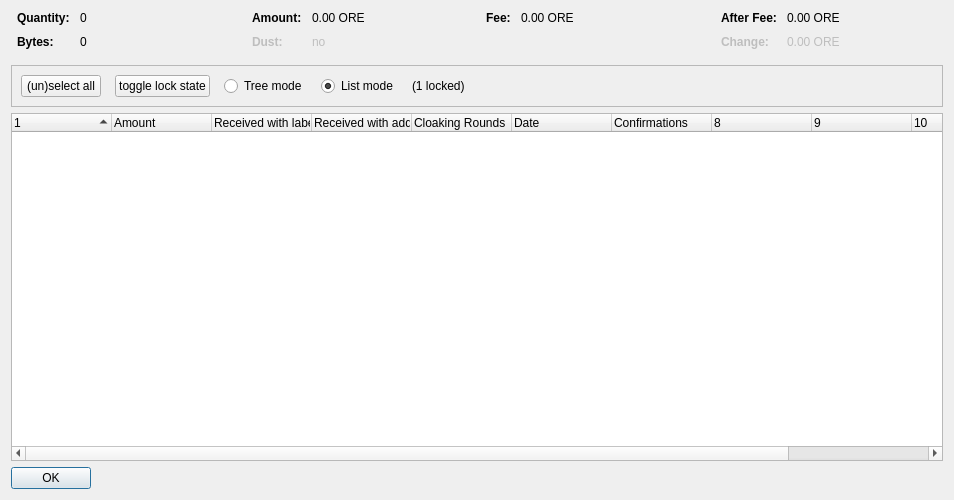
<?xml version="1.0" encoding="UTF-8"?>
<ui version="4.0">
	<class>CoinControlDialog</class>
	<widget class="QDialog" name="CoinControlDialog">
		<property name="geometry">
			<rect>
				<x>0</x>
				<y>0</y>
				<width>954</width>
				<height>500</height>
			</rect>
		</property>
		<property name="windowTitle">
			<string>Coin Selection</string>
		</property>
		<layout class="QVBoxLayout" name="verticalLayout">
			<item>
				<layout class="QHBoxLayout" name="horizontalLayoutTop" stretch="0,0,0,0">
					<property name="topMargin">
						<number>0</number>
					</property>
					<property name="bottomMargin">
						<number>10</number>
					</property>
					<item>
						<layout class="QFormLayout" name="formLayoutCoinControl1">
							<property name="horizontalSpacing">
								<number>10</number>
							</property>
							<property name="verticalSpacing">
								<number>10</number>
							</property>
							<property name="leftMargin">
								<number>6</number>
							</property>
							<property name="rightMargin">
								<number>6</number>
							</property>
							<item row="0" column="0">
								<widget class="QLabel" name="labelCoinControlQuantityText">
									<property name="font">
										<font>
											<weight>75</weight>
											<bold>true</bold>
										</font>
									</property>
									<property name="text">
										<string>Quantity:</string>
									</property>
								</widget>
							</item>
							<item row="0" column="1">
								<widget class="QLabel" name="labelCoinControlQuantity">
									<property name="cursor">
										<cursorShape>IBeamCursor</cursorShape>
									</property>
									<property name="contextMenuPolicy">
										<enum>Qt::ActionsContextMenu</enum>
									</property>
									<property name="text">
										<string notr="true">0</string>
									</property>
									<property name="textInteractionFlags">
										<set>Qt::LinksAccessibleByMouse|Qt::TextSelectableByKeyboard|Qt::TextSelectableByMouse</set>
									</property>
								</widget>
							</item>
							<item row="1" column="0">
								<widget class="QLabel" name="labelCoinControlBytesText">
									<property name="font">
										<font>
											<weight>75</weight>
											<bold>true</bold>
										</font>
									</property>
									<property name="text">
										<string>Bytes:</string>
									</property>
								</widget>
							</item>
							<item row="1" column="1">
								<widget class="QLabel" name="labelCoinControlBytes">
									<property name="cursor">
										<cursorShape>IBeamCursor</cursorShape>
									</property>
									<property name="contextMenuPolicy">
										<enum>Qt::ActionsContextMenu</enum>
									</property>
									<property name="text">
										<string notr="true">0</string>
									</property>
									<property name="textInteractionFlags">
										<set>Qt::LinksAccessibleByMouse|Qt::TextSelectableByKeyboard|Qt::TextSelectableByMouse</set>
									</property>
								</widget>
							</item>
						</layout>
					</item>
					<item>
						<layout class="QFormLayout" name="formLayoutCoinControl2">
							<property name="horizontalSpacing">
								<number>10</number>
							</property>
							<property name="verticalSpacing">
								<number>10</number>
							</property>
							<property name="leftMargin">
								<number>6</number>
							</property>
							<property name="rightMargin">
								<number>6</number>
							</property>
							<item row="0" column="0">
								<widget class="QLabel" name="labelCoinControlAmountText">
									<property name="font">
										<font>
											<weight>75</weight>
											<bold>true</bold>
										</font>
									</property>
									<property name="text">
										<string>Amount:</string>
									</property>
								</widget>
							</item>
							<item row="0" column="1">
								<widget class="QLabel" name="labelCoinControlAmount">
									<property name="cursor">
										<cursorShape>IBeamCursor</cursorShape>
									</property>
									<property name="contextMenuPolicy">
										<enum>Qt::ActionsContextMenu</enum>
									</property>
									<property name="text">
										<string notr="true">0.00 ORE</string>
									</property>
									<property name="textInteractionFlags">
										<set>Qt::LinksAccessibleByMouse|Qt::TextSelectableByKeyboard|Qt::TextSelectableByMouse</set>
									</property>
								</widget>
							</item>
							<item row="1" column="0">
								<widget class="QLabel" name="labelCoinControlLowOutputText">
									<property name="enabled">
										<bool>false</bool>
									</property>
									<property name="font">
										<font>
											<weight>75</weight>
											<bold>true</bold>
										</font>
									</property>
									<property name="text">
										<string>Dust:</string>
									</property>
								</widget>
							</item>
							<item row="1" column="1">
								<widget class="QLabel" name="labelCoinControlLowOutput">
									<property name="enabled">
										<bool>false</bool>
									</property>
									<property name="cursor">
										<cursorShape>IBeamCursor</cursorShape>
									</property>
									<property name="contextMenuPolicy">
										<enum>Qt::ActionsContextMenu</enum>
									</property>
									<property name="text">
										<string notr="true">no</string>
									</property>
									<property name="textInteractionFlags">
										<set>Qt::LinksAccessibleByMouse|Qt::TextSelectableByKeyboard|Qt::TextSelectableByMouse</set>
									</property>
								</widget>
							</item>
						</layout>
					</item>
					<item>
						<layout class="QFormLayout" name="formLayoutCoinControl3">
							<property name="horizontalSpacing">
								<number>10</number>
							</property>
							<property name="verticalSpacing">
								<number>10</number>
							</property>
							<property name="leftMargin">
								<number>6</number>
							</property>
							<property name="rightMargin">
								<number>6</number>
							</property>
							<item row="0" column="0">
								<widget class="QLabel" name="labelCoinControlFeeText">
									<property name="font">
										<font>
											<weight>75</weight>
											<bold>true</bold>
										</font>
									</property>
									<property name="text">
										<string>Fee:</string>
									</property>
								</widget>
							</item>
							<item row="0" column="1">
								<widget class="QLabel" name="labelCoinControlFee">
									<property name="cursor">
										<cursorShape>IBeamCursor</cursorShape>
									</property>
									<property name="contextMenuPolicy">
										<enum>Qt::ActionsContextMenu</enum>
									</property>
									<property name="text">
										<string notr="true">0.00 ORE</string>
									</property>
									<property name="textInteractionFlags">
										<set>Qt::LinksAccessibleByMouse|Qt::TextSelectableByKeyboard|Qt::TextSelectableByMouse</set>
									</property>
								</widget>
							</item>
						</layout>
					</item>
					<item>
						<layout class="QFormLayout" name="formLayoutCoinControl4">
							<property name="horizontalSpacing">
								<number>10</number>
							</property>
							<property name="verticalSpacing">
								<number>10</number>
							</property>
							<property name="leftMargin">
								<number>6</number>
							</property>
							<property name="rightMargin">
								<number>6</number>
							</property>
							<item row="0" column="0">
								<widget class="QLabel" name="labelCoinControlAfterFeeText">
									<property name="font">
										<font>
											<weight>75</weight>
											<bold>true</bold>
										</font>
									</property>
									<property name="text">
										<string>After Fee:</string>
									</property>
								</widget>
							</item>
							<item row="0" column="1">
								<widget class="QLabel" name="labelCoinControlAfterFee">
									<property name="cursor">
										<cursorShape>IBeamCursor</cursorShape>
									</property>
									<property name="contextMenuPolicy">
										<enum>Qt::ActionsContextMenu</enum>
									</property>
									<property name="text">
										<string notr="true">0.00 ORE</string>
									</property>
									<property name="textInteractionFlags">
										<set>Qt::LinksAccessibleByMouse|Qt::TextSelectableByKeyboard|Qt::TextSelectableByMouse</set>
									</property>
								</widget>
							</item>
							<item row="1" column="0">
								<widget class="QLabel" name="labelCoinControlChangeText">
									<property name="enabled">
										<bool>false</bool>
									</property>
									<property name="font">
										<font>
											<weight>75</weight>
											<bold>true</bold>
										</font>
									</property>
									<property name="text">
										<string>Change:</string>
									</property>
								</widget>
							</item>
							<item row="1" column="1">
								<widget class="QLabel" name="labelCoinControlChange">
									<property name="enabled">
										<bool>false</bool>
									</property>
									<property name="cursor">
										<cursorShape>IBeamCursor</cursorShape>
									</property>
									<property name="contextMenuPolicy">
										<enum>Qt::ActionsContextMenu</enum>
									</property>
									<property name="text">
										<string notr="true">0.00 ORE</string>
									</property>
									<property name="textInteractionFlags">
										<set>Qt::LinksAccessibleByMouse|Qt::TextSelectableByKeyboard|Qt::TextSelectableByMouse</set>
									</property>
								</widget>
							</item>
						</layout>
					</item>
				</layout>
			</item>
			<item>
				<widget class="QFrame" name="frame">
					<property name="minimumSize">
						<size>
							<width>0</width>
							<height>40</height>
						</size>
					</property>
					<property name="frameShape">
						<enum>QFrame::StyledPanel</enum>
					</property>
					<property name="frameShadow">
						<enum>QFrame::Sunken</enum>
					</property>
					<layout class="QHBoxLayout" name="horizontalLayout">
						<item>
							<layout class="QHBoxLayout" name="horizontalLayoutPanel" stretch="0,0,0,0,0,0">
								<property name="spacing">
									<number>14</number>
								</property>
								<item>
									<widget class="QPushButton" name="pushButtonSelectAll">
										<property name="sizePolicy">
											<sizepolicy hsizetype="Maximum" vsizetype="Fixed">
												<horstretch>0</horstretch>
												<verstretch>0</verstretch>
											</sizepolicy>
										</property>
										<property name="text">
											<string>(un)select all</string>
										</property>
										<property name="autoDefault">
											<bool>false</bool>
										</property>
									</widget>
								</item>
								<item>
									<widget class="QPushButton" name="pushButtonToggleLock">
										<property name="sizePolicy">
											<sizepolicy hsizetype="Maximum" vsizetype="Fixed">
												<horstretch>0</horstretch>
												<verstretch>0</verstretch>
											</sizepolicy>
										</property>
										<property name="text">
											<string>toggle lock state</string>
										</property>
										<property name="autoDefault">
											<bool>false</bool>
										</property>
									</widget>
								</item>
								<item>
									<widget class="QRadioButton" name="radioTreeMode">
										<property name="sizePolicy">
											<sizepolicy hsizetype="Maximum" vsizetype="Fixed">
												<horstretch>0</horstretch>
												<verstretch>0</verstretch>
											</sizepolicy>
										</property>
										<property name="text">
											<string>Tree mode</string>
										</property>
									</widget>
								</item>
								<item>
									<widget class="QRadioButton" name="radioListMode">
										<property name="sizePolicy">
											<sizepolicy hsizetype="Maximum" vsizetype="Fixed">
												<horstretch>0</horstretch>
												<verstretch>0</verstretch>
											</sizepolicy>
										</property>
										<property name="text">
											<string>List mode</string>
										</property>
										<property name="checked">
											<bool>true</bool>
										</property>
									</widget>
								</item>
								<item>
									<widget class="QLabel" name="labelLocked">
										<property name="text">
											<string>(1 locked)</string>
										</property>
									</widget>
								</item>
								<item>
									<spacer name="horizontalSpacer">
										<property name="orientation">
											<enum>Qt::Horizontal</enum>
										</property>
										<property name="sizeHint" stdset="0">
											<size>
												<width>40</width>
												<height>20</height>
											</size>
										</property>
									</spacer>
								</item>
							</layout>
						</item>
					</layout>
				</widget>
			</item>
			<item>
				<widget class="CoinControlTreeWidget" name="treeWidget">
					<property name="contextMenuPolicy">
						<enum>Qt::CustomContextMenu</enum>
					</property>
					<property name="sortingEnabled">
						<bool>false</bool>
					</property>
					<property name="columnCount">
						<number>11</number>
					</property>
					<attribute name="headerShowSortIndicator" stdset="0">
						<bool>true</bool>
					</attribute>
					<attribute name="headerStretchLastSection">
						<bool>false</bool>
					</attribute>
					<column>
						<property name="text">
							<string/>
						</property>
					</column>
					<column>
						<property name="text">
							<string>Amount</string>
						</property>
					</column>
					<column>
						<property name="text">
							<string>Received with label</string>
						</property>
					</column>
					<column>
						<property name="text">
							<string>Received with address</string>
						</property>
					</column>
					<column>
						<property name="text">
							<string>Cloaking Rounds</string>
						</property>
					</column>
					<column>
						<property name="text">
							<string>Date</string>
						</property>
					</column>
					<column>
						<property name="text">
							<string>Confirmations</string>
						</property>
						<property name="toolTip">
							<string>Confirmed</string>
						</property>
					</column>
					<column>
						<property name="text">
							<string/>
						</property>
					</column>
					<column>
						<property name="text">
							<string/>
						</property>
					</column>
					<column>
						<property name="text">
							<string/>
						</property>
					</column>
					<column>
						<property name="text">
							<string/>
						</property>
					</column>
				</widget>
			</item>
			<item>
				<widget class="QDialogButtonBox" name="buttonBox">
					<property name="sizePolicy">
						<sizepolicy hsizetype="Maximum" vsizetype="Fixed">
							<horstretch>0</horstretch>
							<verstretch>0</verstretch>
						</sizepolicy>
					</property>
					<property name="orientation">
						<enum>Qt::Horizontal</enum>
					</property>
					<property name="standardButtons">
						<set>QDialogButtonBox::Ok</set>
					</property>
				</widget>
			</item>
		</layout>
	</widget>
	<customwidgets>
		<customwidget>
			<class>CoinControlTreeWidget</class>
			<extends>QTreeWidget</extends>
			<header>coincontroltreewidget.h</header>
		</customwidget>
	</customwidgets>
	<resources/>
	<connections/>
</ui>
